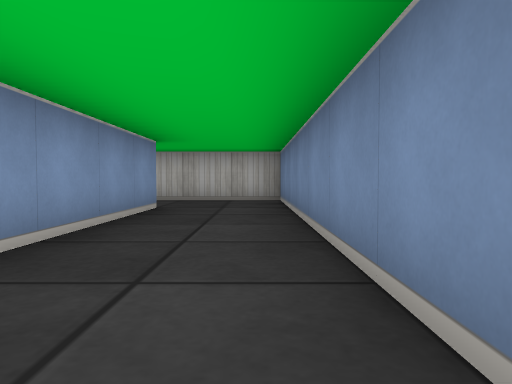
[1] (above)

24 first-person views from a walk through a cub3D level. The camera is about half as high as the walls, tilts 2° down and sees 70° across. The floor is counted in squares. Each view is taken from the middle of a square. On the plan, view 1 faces up. The plan holds only what a view shows up to about 9 squares ahead; the rest is blank.

[2]
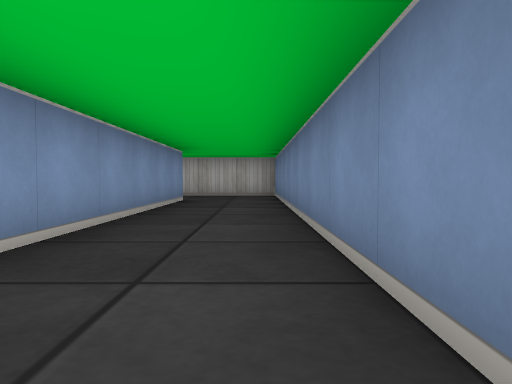

[3]
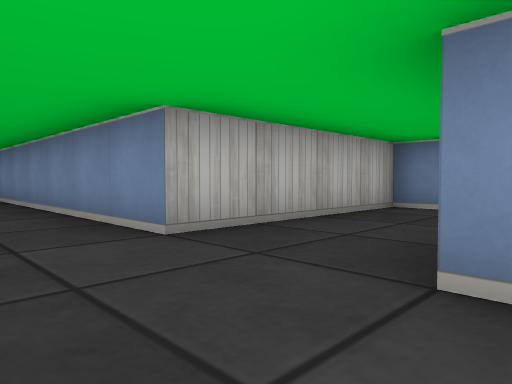

[4]
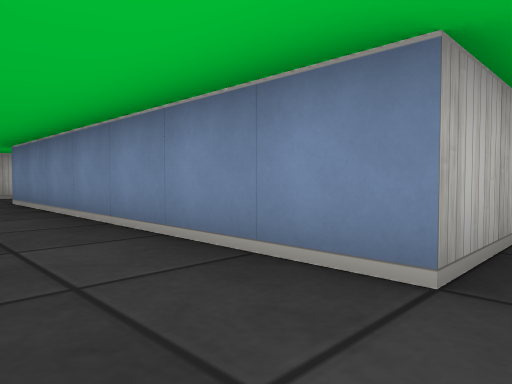

[5]
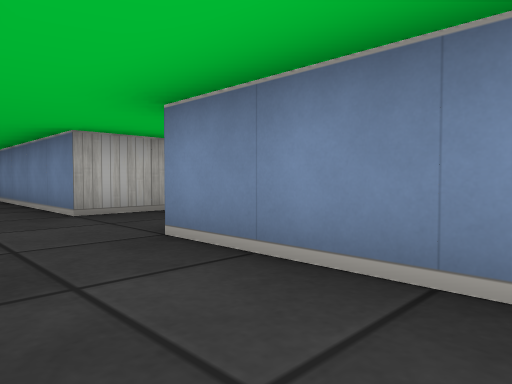

[6]
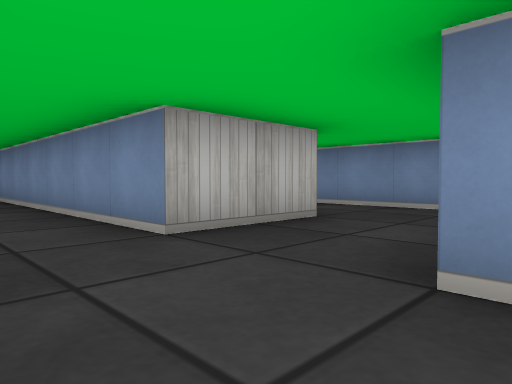

[7]
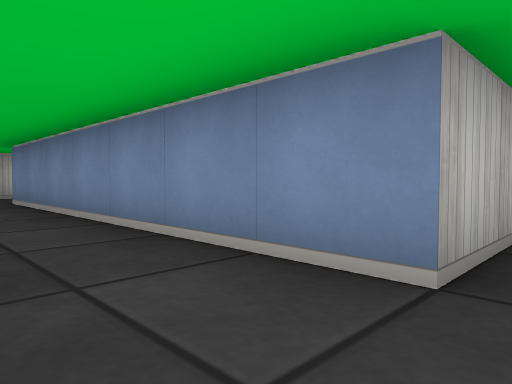

[8]
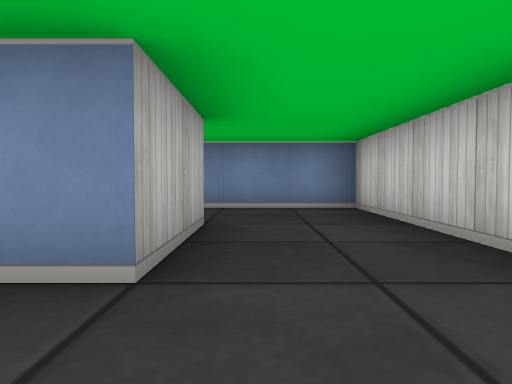

[9]
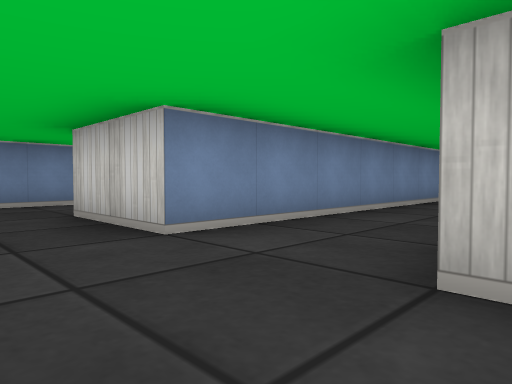

[10]
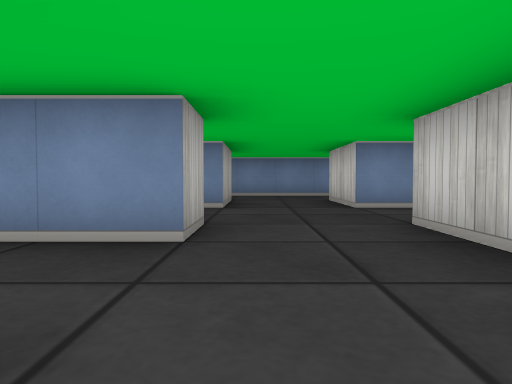

[11]
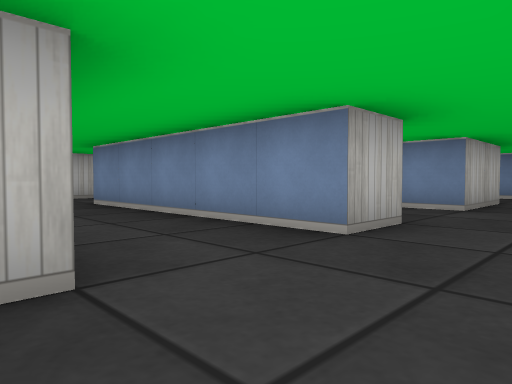

[12]
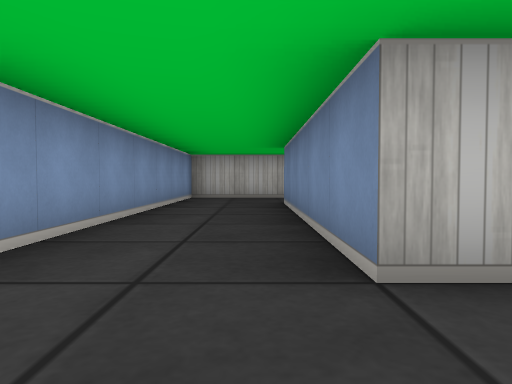

[13]
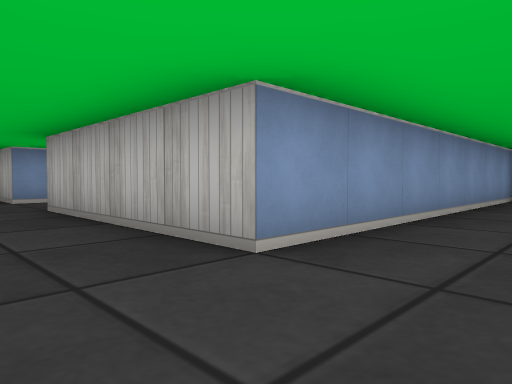

[14]
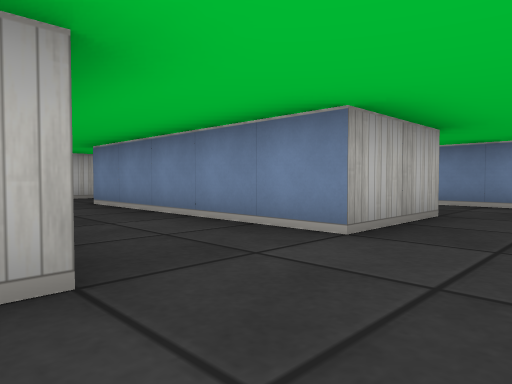

[15]
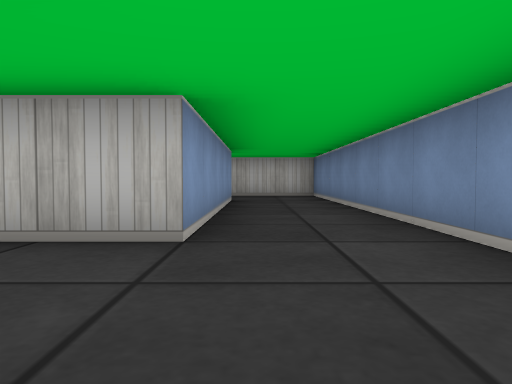

[16]
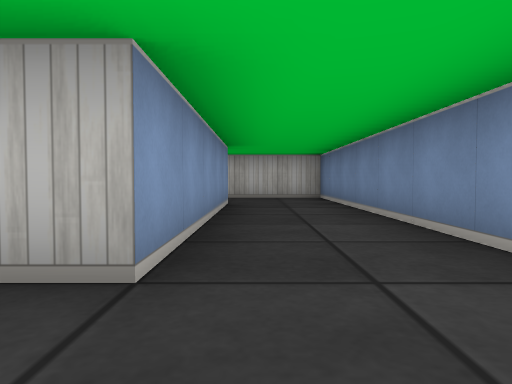

[17]
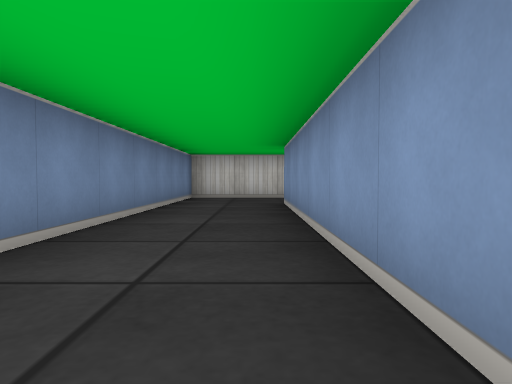

[18]
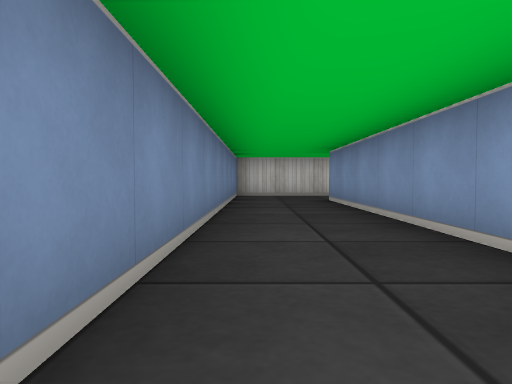

[19]
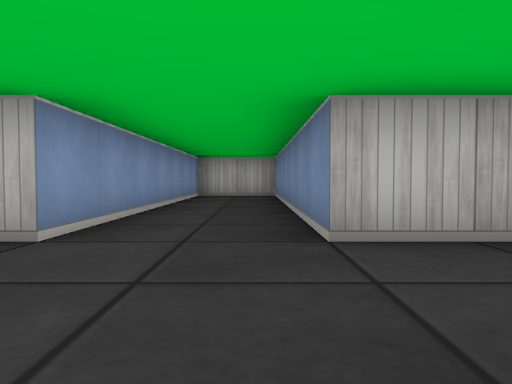

[20]
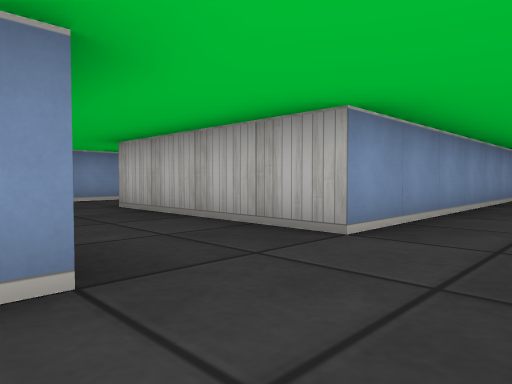

[21]
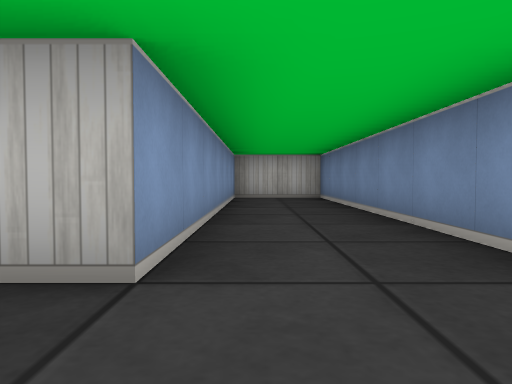

[22]
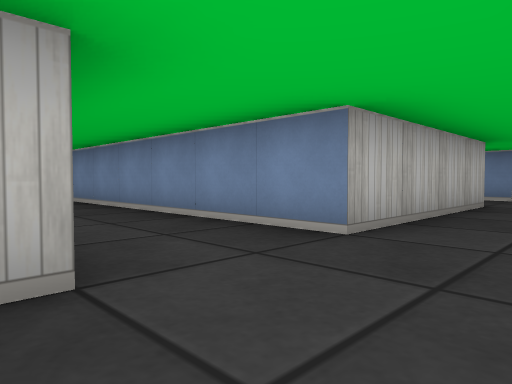

[23]
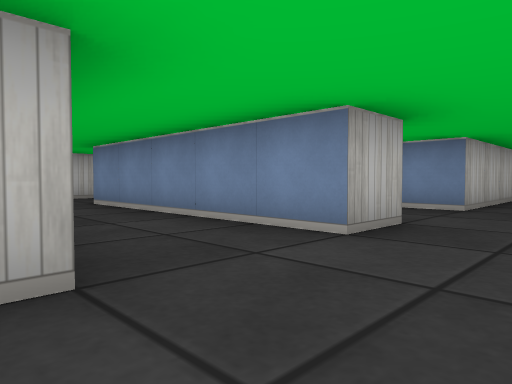

[24]
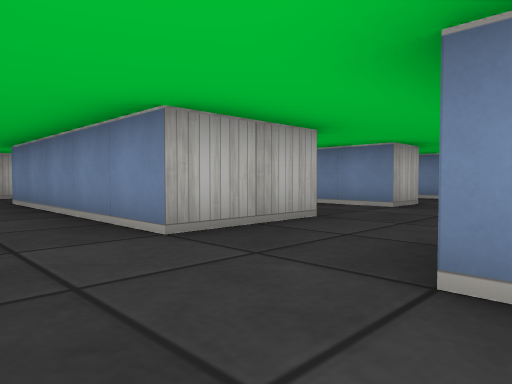

### Floor plan
Key: @ floor where view 1 was taken; # wall or solid block; . floor.
Columns run from 27 left of view 1 to 1 right of it. Each row starts with its distance up from view 1.
 33   #   #     ####  ####  #####
 32   .   .  #  #..#  #...  . ..#
 31  ..  .. .#  #..#  #... .. ..#
 30  .#  .# .#  #..#  #..# .##..#
 29  .#  .# .#  #..#  #..# .##..#
 28  .# ..#..#  #..#  #..#..##..#
 27  .# ..#..#  #..#  #..#..##..#
 26 ..##..#..####..####..#..##..#
 25 ............................#
 24 ................ ...........#
 23 ..#         #..     ##..##..#
 22                       ..##..#
 21                       ..##..#
 20                        .##..#
 19                       ..##..#
 18                       ..##..#
 17                       ..##..#
 16                       ......#
 15                       ......#
 14                       ..#####
 13                       ..#
 12                       ..#
 11                        .#
 10                       ..#
  9                       ..#
  8                       ..#####
  7                       ......#
  6                       ......#
  5                       ..##..#
  4                          #..#
  3                          #..#
  2                          #..#
  1                          #..#
  0                          #.@#
 -1                           ..#
 -2                            .

Positions as (right, up) in squares from view 1, and headings:
1: (0, 0), facing up
2: (0, -2), facing up
3: (-5, 5), facing up-right
4: (-5, 7), facing up-right
5: (-5, 12), facing up-right
6: (-5, 14), facing up-right
7: (-5, 16), facing up-right
8: (-5, 16), facing right
9: (-6, 25), facing down-right
10: (-9, 25), facing right
11: (-9, 24), facing up-right
12: (-7, 24), facing up
13: (-7, 24), facing up-left
14: (-6, 24), facing up-right
15: (-1, 23), facing up
16: (-1, 24), facing up
17: (-1, 23), facing down
18: (0, 24), facing down
19: (-13, 23), facing up
20: (-13, 23), facing up-left
21: (-14, 24), facing up
22: (-21, 24), facing up-right
23: (-24, 24), facing up-right
24: (-27, 23), facing up-right
